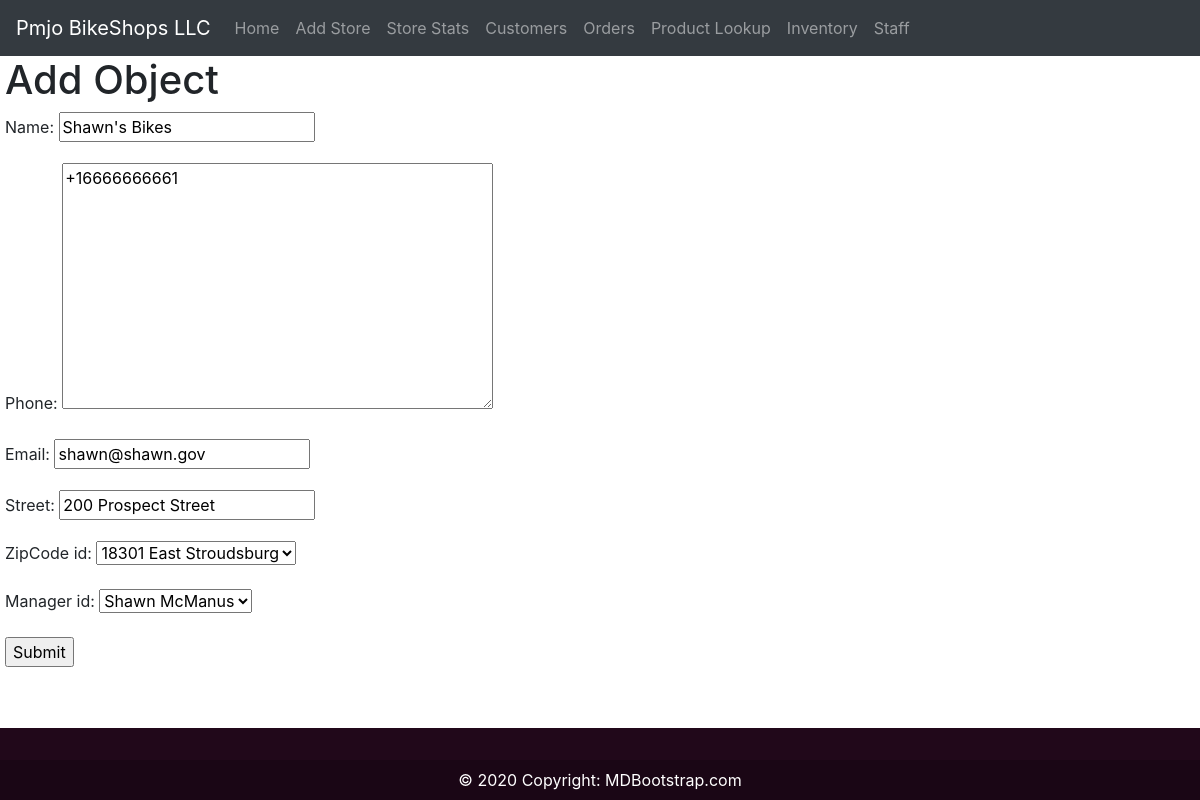
/update-store/e1b5d7c5-85a1-46bf-b1ae-c1cee387342d/, run on the app's committed database.
### PmjoStore/models.py (models this page shows, shortened)
class Base(models.Model):
    id = models.UUIDField(default=uuid.uuid4, unique=True, primary_key=True, editable=False)
    class Meta:
        abstract = True

class Store(Base):
    name = models.CharField(max_length=100, blank=True)
    phone = PhoneField(blank=True, help_text='Contact phone number')
    email = models.EmailField(max_length=100, blank=True)
    street = models.CharField(max_length=100, blank=True)
    zipCode_id = models.ForeignKey(ZipCode, on_delete=models.CASCADE, blank=True, default=1)
    manager_id = models.OneToOneField(Staff, on_delete=models.CASCADE, blank=True, default=1)

### PmjoStore/views.py (the view)
# urls.py: path('update-store/<str:pk>/', views.updateStore, name='update-store'),
def updateStore(request, pk):
    store = Store.objects.get(id=pk)
    form = StoreForm(instance=store)
    if request.method == 'POST':
        form = StoreForm(request.POST, request.FILES, instance=product)
        if form.is_valid():
            form.save()
            return redirect('/')
    context = {'form': form}
    return render(request, "PmjoStore/store_form.html", context)

### PmjoStore/forms.py
class StoreForm(ModelForm):
    class Meta:
        model = Store
        fields = '__all__'

### PmjoStore/models.py (called while the page is built)
    def __str__(self):
        return '{} {}'.format(self.zipCode, self.city)

    def __str__(self):
        return '{} {}'.format(self.first_name, self.last_name)

### PmjoStore/templates/PmjoStore/store_form.html (shortened to what this page needs)
{% extends 'main.html' %}
{% block content%}
<h1>Add Object</h1>
<form action="" method="POST">
    {{form.as_p}}
    <input type="submit">
</form>
{% endblock %}

### data on the page
Store: name "Shawn's Bikes", phone "+16666666661", email "shawn@shawn.gov", street "200 Prospect Street", zipCode_id "18301 East Stroudsburg", manager_id "Shawn McManus"
